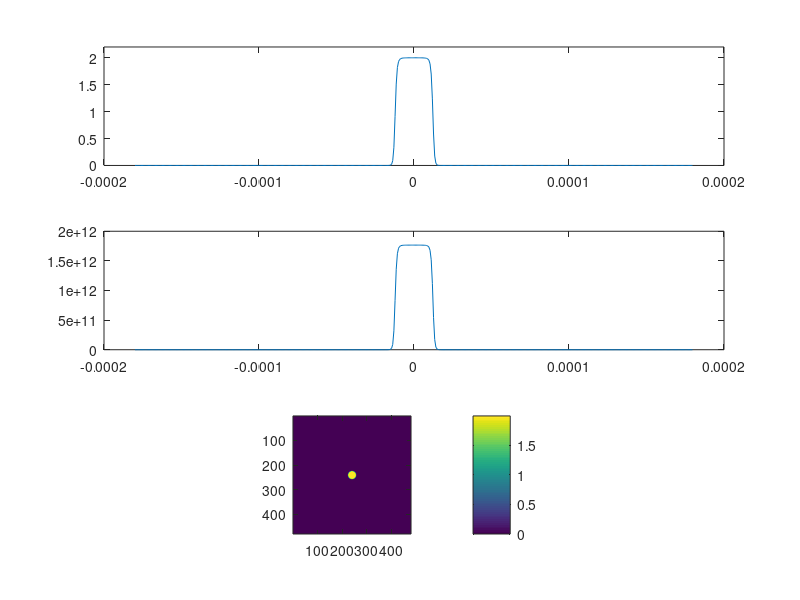

MATLAB code to generate this figure:
%atomic limit calculation.
%assuming U>>t. Treat each site as indepenent, with same temperature and
%chemical potential from LDA

%fundamental constants
h = 6.6261e-34;
k = 1.3807e-23;
mLi = 9.9883e-27;

%temperature and chemical potential
T = 90e-9;
Beta = 1/(k*T);
mu = h*6e3;

%experimntal parameters
klatt = 2*pi/(1064-9*sqrt(2));
a = 532e-9*sqrt(2);
Waist = 60e-6;
U = h*10e3;
Omega = 2*pi*500;

%Radial calculation
V = @(r) 0.5*mLi*Omega^2*r.^2;
Zg = @(r) (1+2*exp(Beta*mu)*exp(-Beta*V(r))+exp(2*Beta*mu)*exp(-Beta*(-U+2*V(r))));
NSite = @(r) (exp(Beta*mu)*exp(-Beta*V(r))+ 2*exp(2*Beta*mu)*exp(-Beta*(-U+2*V(r))))./Zg(r);
n1D = @(r) NSite(r)/a^2;

NSiteSingleSpecies = @(r)(exp(Beta*mu)*exp(-Beta*V(r))+ exp(2*Beta*mu)*exp(-Beta*(-U+2*V(r))))./Zg(r);
nSingleSpecies = @(r) NSiteSingleSpecies(r)/a^2;

Rs = -3*Waist:a:3*Waist;
Rpos = Rs(Rs>=0);
Nfrom1D = sum(2*pi*NSite(Rpos)/a^2.*Rpos*a);
%fprintf('Total atom number N = %0.0f, mu = %0.2f KHz, T = %0.2f nK \n',Nfrom1D,mu/h/1e3,T/1e-9);
hfig = figure;
subplot(3,1,1)
plot(Rs,NSite(Rs));
ylim([0,2.2])
hold on;

subplot(3,1,2)
plot(Rs,nSingleSpecies(Rs));

%2D calculation
OmegaX = 2*pi*500;
OmegaY = 2*pi*500;
V2D = @(X,Y) 0.5*mLi*(OmegaX^2*X.^2+OmegaY^2*Y.^2);
Zg2D = @(X,Y)(1+2*exp(Beta*mu)*exp(-Beta*V2D(X,Y))+exp(2*Beta*mu)*exp(-Beta*(-U+2*V2D(X,Y))));
NSite2D = @(X,Y)(exp(Beta*mu)*exp(-Beta*V2D(X,Y))+ 2*exp(2*Beta*mu)*exp(-Beta*(-U+2*V2D(X,Y))))./Zg2D(X,Y);
n2d = @(X,Y) NSite2D(X,Y)/(a^2);

Xs = -3*Waist:a:3*Waist;
Ys = -3*Waist:a:3*Waist;
[X,Y] = meshgrid(Xs,Ys);

N = sum(sum(NSite2D(X,Y)));
fprintf('Total atom number N = %0.0f, mu = %0.2f KHz, T = %0.2f nK \n',N,mu/h/1e3,T/1e-9);
subplot(3,1,3)
imagesc(NSite2D(X,Y));
axis equal
axis image
colorbar

name = sprintf('N = %0.0f, mu = %0.2f KHz, T = %0.2f nK \n',N,mu/h/1e3,T/1e-9);
set(hfig,'name',name);
%hfig.name = name;